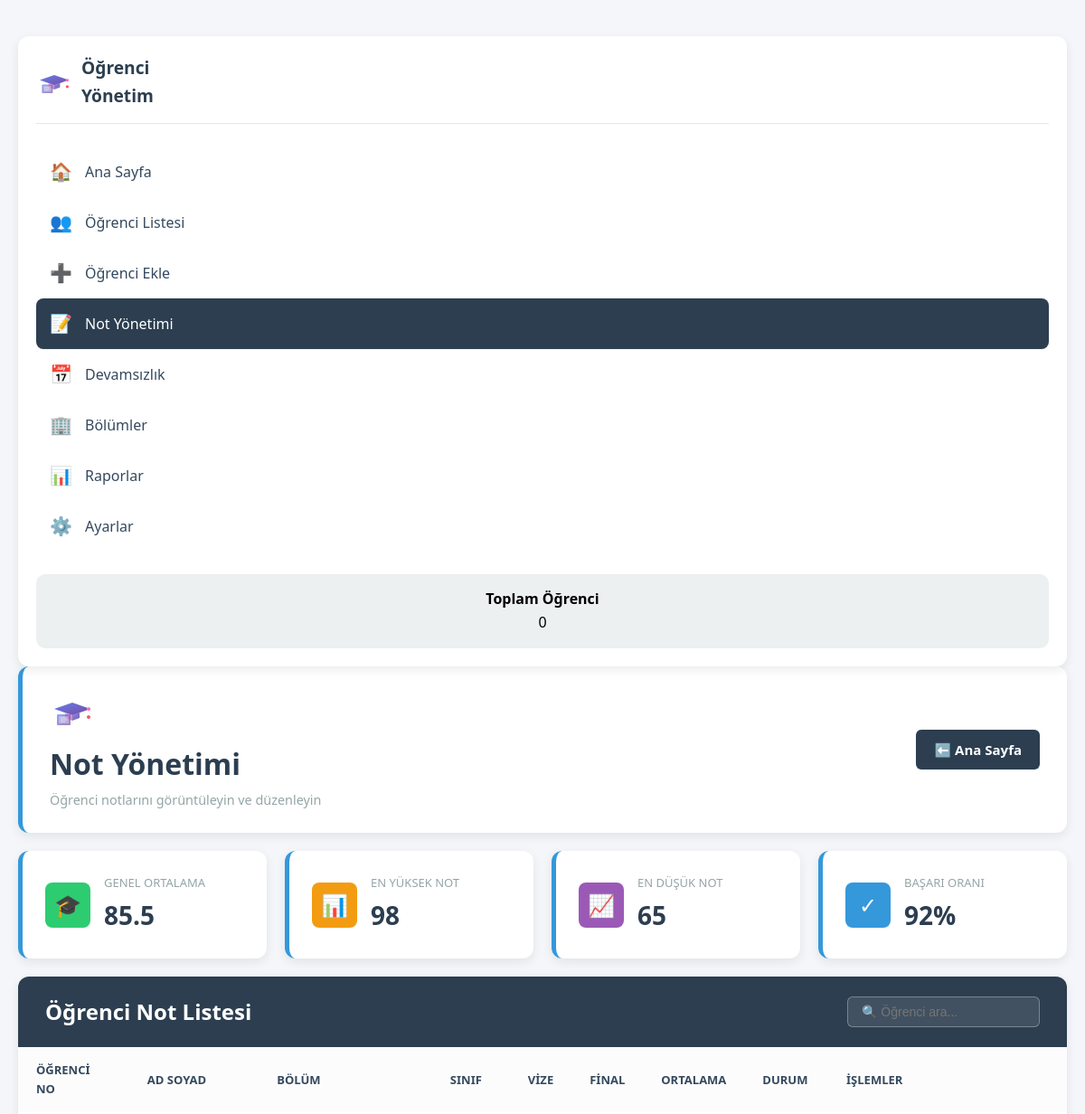
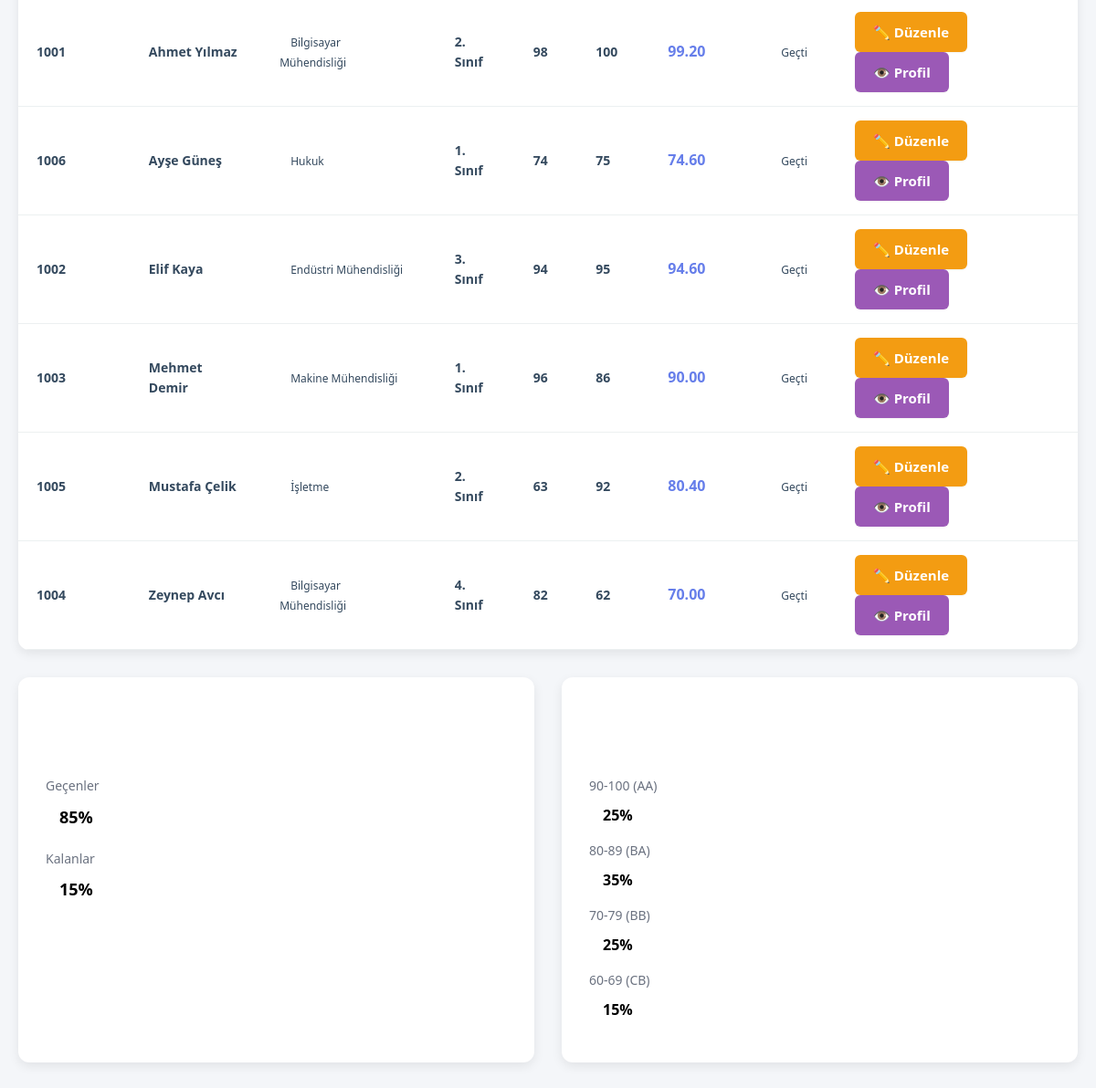
Page /index.php?page=grades on the committed database (2 pictures, top to bottom).
### tables this page shows
CREATE TABLE `ogrenciler` (
  `id` int(11) NOT NULL,
  `ad` varchar(100) NOT NULL,
  `soyad` varchar(100) NOT NULL,
  `ogrenci_no` varchar(50) NOT NULL,
  `email` varchar(100) NOT NULL,
  `telefon` varchar(20) DEFAULT NULL,
  `bolum` varchar(100) NOT NULL,
  `sinif` int(11) NOT NULL
);

### controllers/GradeController.php (called while the page is built, shortened)
<?php
require_once __DIR__ . '/../models/Grade.php';
class GradeController {
    private $gradeModel;
    public function __construct() {
        $this->gradeModel = new Grade();
    }
    public function index() {
        $grades = $this->gradeModel->getAll();
        $stats = $this->gradeModel->getStats();
        $success_stats = $this->gradeModel->getSuccessStats();
        $distribution = $this->gradeModel->getGradeDistribution();
        require_once __DIR__ . '/../views/grades/index.php';
    }
}
?>

### config/Database.php (called while the page is built, shortened)
<?php
class Database {
    private static $instance = null;
    private $conn;
    private $host = 'localhost';
    private $user = 'root';
    private $pass = '';
    private $dbname = 'ogrenci_yonetim';
    private function __construct() {
        try {
            $this->conn = new mysqli($this->host, $this->user, $this->pass, $this->dbname);
            $this->conn->set_charset("utf8mb4");
        } catch (Exception $e) {
            $this->handleError($e->getMessage());
        }
    }
    public static function getInstance() {
        if (self::$instance === null) {
            self::$instance = new Database();
        }
        return self::$instance;
    }
    public function getConnection() {
        return $this->conn;
    }
}
?>

### models/Grade.php (called while the page is built, shortened)
<?php
require_once __DIR__ . '/../config/Database.php';
class Grade {
    private $conn;
    public function __construct() {
        $this->db = Database::getInstance();
        $this->conn = $this->db->getConnection();
    }
    public function getAll() {
        $sql = "SELECT id, ad, soyad, ogrenci_no, bolum, sinif FROM ogrenciler ORDER BY ad, soyad";
        $result = $this->conn->query($sql);
        $grades = [];
        if ($result && $result->num_rows > 0) {
            while ($row = $result->fetch_assoc()) {
                $vize = rand(60, 100);
                $final = rand(60, 100);
                $ortalama = ($vize * 0.4) + ($final * 0.6);
                $durum = $ortalama >= 60 ? 'Geçti' : 'Kaldı';
                $durum_class = $ortalama >= 60 ? 'success' : 'danger';
                $row['vize'] = $vize;
                $row['final'] = $final;
                $row['ortalama'] = $ortalama;
                $row['durum'] = $durum;
                $row['durum_class'] = $durum_class;
                $grades[] = $row;
            }
        }
        return $grades;
    }
    public function getStats() {
        return [
            'genel_ortalama' => 85.5,
            'en_yuksek_not' => 98,
            'en_dusuk_not' => 65,
            'basari_orani' => 92
        ];
    }
    public function getSuccessStats() {
        return [
            'gecenler' => 85,
            'kalanlar' => 15
        ];
    }
    public function getGradeDistribution() {
        return [
            'AA' => ['min' => 90, 'max' => 100, 'yuzde' => 25],
            'BA' => ['min' => 80, 'max' => 89, 'yuzde' => 35],
            'BB' => ['min' => 70, 'max' => 79, 'yuzde' => 25],
            'CB' => ['min' => 60, 'max' => 69, 'yuzde' => 15]
        ];
    }
}
?>

### views/grades/index.php (the view, shortened to what this page needs)
<?php
require_once __DIR__ . '/../layout/header.php';
require_once __DIR__ . '/../layout/sidebar.php';
?>
<div class="header">
    <div class="header-left">
        <img src="public/logo.svg" alt="Logo" class="header-logo">
        <div>
            <h1>Not Yönetimi</h1>
            <p class="header-subtitle">Öğrenci notlarını görüntüleyin ve düzenleyin</p>
        </div>
    </div>
    <div class="header-actions">
        <a href="index.php" class="btn btn-secondary">
            ⬅️ Ana Sayfa
        </a>
    </div>
</div>
<div class="stats-container">
    <div class="stat-card">
        <div class="stat-icon success">
            🎓
        </div>
        <div class="stat-info">
            <h3>Genel Ortalama</h3>
            <div class="stat-value"><?php echo $stats['genel_ortalama']; ?></div>
        </div>
    </div>
    <div class="stat-card">
        <div class="stat-icon warning">
            📊
        </div>
        <div class="stat-info">
            <h3>En Yüksek Not</h3>
            <div class="stat-value"><?php echo $stats['en_yuksek_not']; ?></div>
        </div>
    </div>
    <div class="stat-card">
        <div class="stat-icon info">
            📈
        </div>
        <div class="stat-info">
            <h3>En Düşük Not</h3>
            <div class="stat-value"><?php echo $stats['en_dusuk_not']; ?></div>
        </div>
    </div>
    <div class="stat-card">
        <div class="stat-icon primary">
            ✓
        </div>
        <div class="stat-info">
            <h3>Başarı Oranı</h3>
            <div class="stat-value"><?php echo $stats['basari_orani']; ?>%</div>
        </div>
    </div>
</div>
<div class="table-container">
    <div class="table-header">
        <h2>Öğrenci Not Listesi</h2>
        <div class="search-box">
            <input type="text" id="searchInput" placeholder="🔍 Öğrenci ara..." onkeyup="searchTable()">
        </div>
    </div>
    <div class="table-wrapper">
        <?php if (!empty($grades)): ?>
            <table id="studentTable">
                <thead>
                    <tr>
                        <th>Öğrenci No</th>
                        <th>Ad Soyad</th>
                        <th>Bölüm</th>
                        <th>Sınıf</th>
                        <th>Vize</th>
                        <th>Final</th>
                        <th>Ortalama</th>
                        <th>Durum</th>
                        <th>İşlemler</th>
                    </tr>
                </thead>
                <tbody>
                    <?php foreach ($grades as $grade): ?>
                        <tr>
                            <td><strong><?php echo htmlspecialchars($grade['ogrenci_no']); ?></strong></td>
                            <td>
                                <strong><?php echo htmlspecialchars($grade['ad'] . ' ' . $grade['soyad']); ?></strong>
                            </td>
                            <td>
                                <span class="badge badge-primary">
                                    <?php echo htmlspecialchars($grade['bolum']); ?>
                                </span>
                            </td>
                            <td><strong><?php echo $grade['sinif']; ?>. Sınıf</strong></td>
                            <td><strong><?php echo $grade['vize']; ?></strong></td>
                            <td><strong><?php echo $grade['final']; ?></strong></td>
                            <td><strong style="font-size: 16px; color: #667eea;"><?php echo number_format($grade['ortalama'], 2); ?></strong></td>
                            <td>
                                <span class="badge badge-<?php echo $grade['durum_class']; ?>">
                                    <?php echo $grade['durum']; ?>
                                </span>
                            </td>
                            <td>
                                <div class="actions">
                                    <a href="#" class="btn btn-warning btn-sm" onclick="alert('Not düzenleme özelliği yakında eklenecek!'); return false;">
                                        ✏️ Düzenle
                                    </a>
                                    <a href="index.php?page=students&action=profile&id=<?php echo $grade['id']; ?>" class="btn btn-info btn-sm">
                                        👁️ Profil
                                    </a>
                                </div>
                            </td>
                        </tr>
                    <?php endforeach; ?>
                </tbody>
            </table>
        <?php endif; ?>
    </div>
</div>
<div style="display: grid; grid-template-columns: 1fr 1fr; gap: 30px; margin-top: 30px;">
    <div class="table-container">
        <div class="table-header" style="background: var(--success-gradient);">
            <h2>Başarı Durumu</h2>
        </div>
        <div style="padding: 30px;">
            <div style="margin-bottom: 20px;">
                <label style="display: block; color: #6b7280; font-size: 14px; margin-bottom: 8px;">Geçenler</label>
                <div style="display: flex; align-items: center; gap: 15px;">
                    <strong style="font-size: 18px;"><?php echo $success_stats['gecenler']; ?>%</strong>
                </div>
            </div>
            <div>
                <label style="display: block; color: #6b7280; font-size: 14px; margin-bottom: 8px;">Kalanlar</label>
                <div style="display: flex; align-items: center; gap: 15px;">
                    <strong style="font-size: 18px;"><?php echo $success_stats['kalanlar']; ?>%</strong>
                </div>
            </div>
        </div>
    </div>
    <div class="table-container">
        <div class="table-header" style="background: var(--warning-gradient);">
            <h2>Not Dağılımı</h2>
        </div>
        <div style="padding: 30px;">
            <?php foreach ($distribution as $key => $value): ?>
                <div style="margin-bottom: 15px;">
                    <label style="display: block; color: #6b7280; font-size: 14px; margin-bottom: 8px;"><?php echo $value['min']; ?>-<?php echo $value['max']; ?> (<?php echo $key; ?>)</label>
                    <div style="display: flex; align-items: center; gap: 15px;">
                        <strong><?php echo $value['yuzde']; ?>%</strong>
                    </div>
                </div>
            <?php endforeach; ?>
        </div>
    </div>
</div>
<?php require_once __DIR__ . '/../layout/footer.php'; ?>

### public/style.css (style rules this page uses)
* { margin: 0; padding: 0; box-sizing: border-box; }
:root { --primary-color: #3498db; --primary-light: #5dade2; --primary-gradient: linear-gradient(135deg, #3498db 0%, #2980b9 100%); --secondary-color: #ecf0f1; --dark-color: #2c3e50; --text-color: #34495e; --light-bg: #f4f6f9; --success-color: #2ecc71; --danger-color: #e74c3c; --warning-color: #f39c12; --info-color: #9b59b6; --shadow-sm: 0 1px 2px rgba(0, 0, 0, 0.05); --shadow-md: 0 4px 12px rgba(0, 0, 0, 0.08); --shadow-lg: 0 8px 30px rgba(0, 0, 0, 0.15); --transition: all 0.3s cubic-bezier(0.4, 0, 0.2, 1); }
body { font-family: 'Segoe UI', Tahoma, Geneva, Verdana, sans-serif; background: var(--light-bg); min-height: 100vh; padding: 20px; line-height: 1.6; }
.header { background: white; padding: 25px 30px; border-radius: 12px; box-shadow: var(--shadow-md); margin-bottom: 20px; display: flex; justify-content: space-between; align-items: center; border-left: 5px solid var(--primary-color); }
.header h1 { color: var(--dark-color); font-size: 2rem; font-weight: 700; }
.header-subtitle { color: #95a5a6; font-size: 0.9rem; margin-top: 3px; }
.btn { padding: 10px 20px; border: none; border-radius: 6px; font-size: 15px; font-weight: 600; cursor: pointer; text-decoration: none; display: inline-flex; align-items: center; gap: 8px; transition: var(--transition); box-shadow: var(--shadow-sm); }
.btn-warning { background: var(--warning-color); color: white; }
.btn-info { background: var(--info-color); color: white; }
.btn-secondary { background: var(--dark-color); color: white; }
.stats-container { display: grid; grid-template-columns: repeat(auto-fit, minmax(220px, 1fr)); gap: 20px; margin-bottom: 20px; }
.stat-card { background: white; padding: 25px; border-radius: 12px; box-shadow: var(--shadow-md); display: flex; align-items: center; gap: 15px; transition: var(--transition); border-left: 5px solid var(--primary-color); }
.stat-icon { width: 50px; height: 50px; border-radius: 8px; display: flex; align-items: center; justify-content: center; font-size: 24px; color: white; }
.stat-icon.primary { background: var(--primary-color); }
.stat-icon.success { background: var(--success-color); }
.stat-icon.warning { background: var(--warning-color); }
.stat-icon.info { background: var(--info-color); }
.stat-info h3 { color: #95a5a6; font-size: 13px; font-weight: 500; text-transform: uppercase; }
.stat-info .stat-value { color: var(--dark-color); font-size: 28px; font-weight: 700; margin-top: 3px; }
.table-container { background: white; border-radius: 12px; box-shadow: var(--shadow-md); overflow: hidden; margin-bottom: 20px; }
.table-header { background: var(--dark-color); color: white; padding: 20px 30px; display: flex; justify-content: space-between; align-items: center; }
.table-header h2 { font-size: 1.5rem; font-weight: 600; }
.search-box input { padding: 8px 15px; border: 1px solid rgba(255, 255, 255, 0.3); border-radius: 6px; background: rgba(255, 255, 255, 0.1); color: white; font-size: 14px; min-width: 200px; }
table { width: 100%; border-collapse: collapse; }
thead th { padding: 15px 20px; text-align: left; font-weight: 700; color: var(--text-color); font-size: 13px; text-transform: uppercase; background: #fcfcfc; }
tbody tr { border-bottom: 1px solid #ecf0f1; }
tbody td { padding: 15px 20px; color: #34495e; font-size: 14px; }
.badge { padding: 5px 12px; border-radius: 4px; font-size: 12px; }

### rows in the picture
ogrenciler: ogrenci_no "1001", ad+soyad "Ahmet Yılmaz", bolum "Bilgisayar Mühendisliği", sinif "2", vize "98", final "100", ortalama "99.20", durum "Geçti"
ogrenciler: ogrenci_no "1006", ad+soyad "Ayşe Güneş", bolum "Hukuk", sinif "1", vize "74", final "75", ortalama "74.60", durum "Geçti"
ogrenciler: ogrenci_no "1002", ad+soyad "Elif Kaya", bolum "Endüstri Mühendisliği", sinif "3", vize "94", final "95", ortalama "94.60", durum "Geçti"
ogrenciler: ogrenci_no "1003", ad+soyad "Mehmet Demir", bolum "Makine Mühendisliği", sinif "1", vize "96", final "86", ortalama "90.00", durum "Geçti"
ogrenciler: ogrenci_no "1005", ad+soyad "Mustafa Çelik", bolum "İşletme", sinif "2", vize "63", final "92", ortalama "80.40", durum "Geçti"
ogrenciler: ogrenci_no "1004", ad+soyad "Zeynep Avcı", bolum "Bilgisayar Mühendisliği", sinif "4", vize "82", final "62", ortalama "70.00", durum "Geçti"

### other values in the picture
$stats['genel_ortalama'] "85.5"
$stats['en_yuksek_not'] "98"
$stats['en_dusuk_not'] "65"
$stats['basari_orani'] "92"
$success_stats['gecenler'] "85"
$success_stats['kalanlar'] "15"
$value['min'] "90"
$value['max'] "100"
$key "AA"
$value['yuzde'] "25"
$value['min'] "80"
$value['max'] "89"
$key "BA"
$value['yuzde'] "35"
$value['min'] "70"
